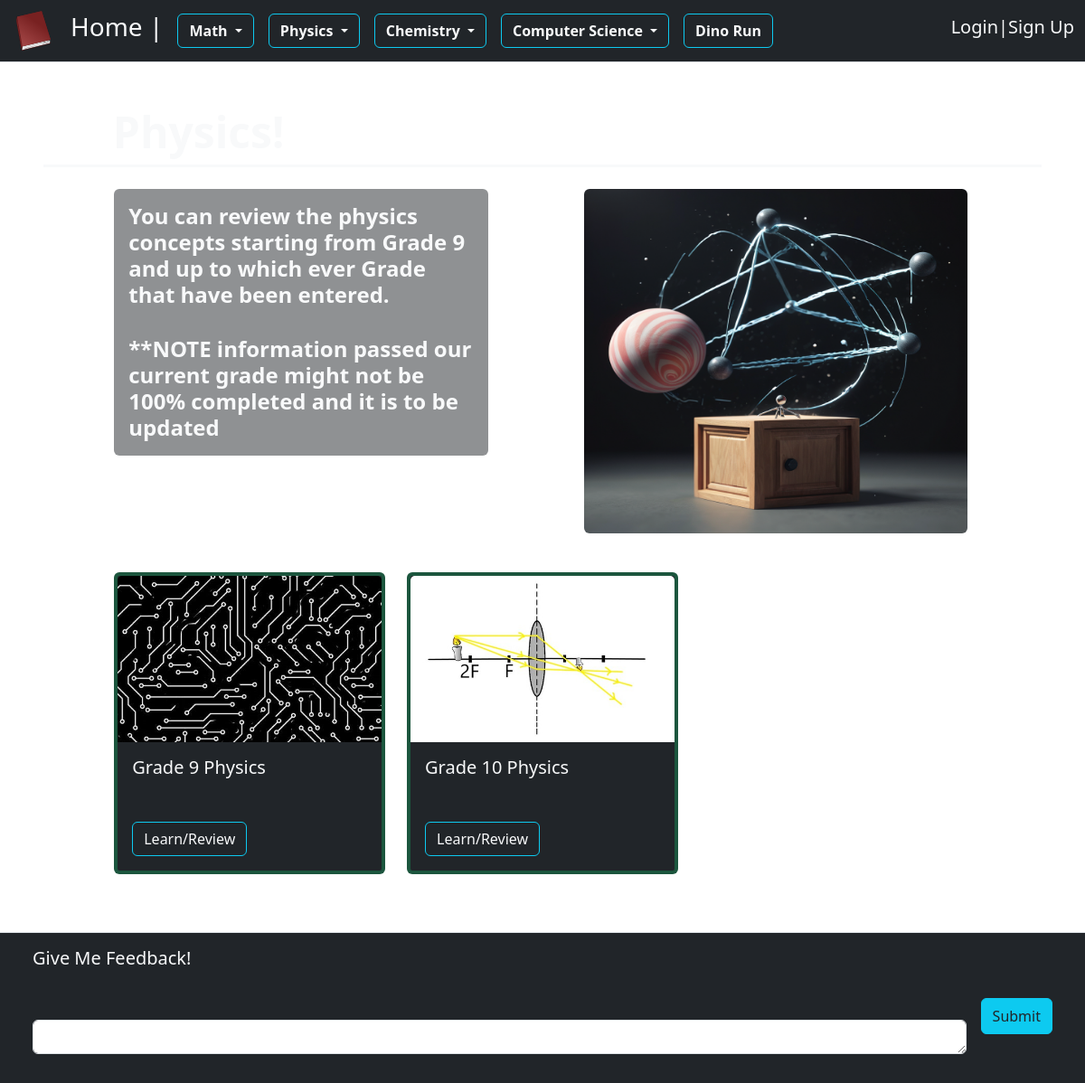
The app's page /physics with its own data.
### study_app/models.py (models this page shows, shortened)
class PhysicsMain(models.Model):
    title = models.CharField(max_length=100)
    date_added = models.DateTimeField(auto_now_add=True)
    image = models.ImageField(upload_to="images/")

### study_app/views.py (the view, shortened to what this page needs)
# urls.py: path("physics", views.physics, name="physics"),
def physics(request):
    if request.method != "POST":
        math_grades = MathMain.objects.all().order_by('date_added')
        physics_grades = PhysicsMain.objects.all().order_by('date_added')
        chem_grades = ChemMain.objects.all().order_by('date_added')
        compsci_grades = CompSciMain.objects.all().order_by('date_added')
        feedback_form = FeedbackForm()
        physics_main_form = PhysicsMainForm()
    context = {
        "math_grades": math_grades,
        "physics_grades": physics_grades,
        "chem_grades": chem_grades,
        "compsci_grades": compsci_grades,
        "feedback_form": feedback_form,
        "physics_main_form": physics_main_form
    }
    return render(request, "physics.html", context)

### study_app/forms.py
class FeedbackForm(forms.ModelForm):
    class Meta:
        model = Feedback
        fields = ["feedback"]
        labels = {"feedback":""}
        widgets = {'feedback': forms.Textarea(attrs={'rows': 1})}

class PhysicsMainForm(forms.ModelForm):
    class Meta:
        model = PhysicsMain
        fields = ["title", "image"]

### study_app/templates/physics.html (shortened to what this page needs)
<!DOCTYPE html>
{% extends './base.html' %}
{% load static %}
{% load bootstrap5 %}
    {% block header %}
    <link rel="stylesheet" href="{% static 'physics.css' %}">
    {% endblock header %}
{% block content %}
<div class="text-left" style="padding: 4%;">
    <div class="container border-bottom border-3 border-light mb-4">
        <h1 class="display-5 fw-bold text-light" style="margin-left: 6%;">
        </h1>
    </div>
    <div class="row" style="margin-left: 6%">
      <div class="col-sm-5 mb-3 mb-sm-0">
        <div class="card bg-dark border-0 bg-opacity-50">
          <div class="card-body">
            <h4 class="card-text fw-bold text-light">
                You can review the physics concepts starting from Grade 9 and up to which ever Grade
                that have been entered.
            </h4>
            <br>
            <h4 class="card-text fw-bold text-light">
                **NOTE information passed our current grade might not be 100% completed and it is
                to be updated
            </h4>
          </div>
        </div>
      </div>
      <div class="col-sm-7">
          <img src="{% static 'images/physics_image.png' %}" class="rounded mx-auto d-block" alt="..." style="height: 90%; width: 72%;">
      </div>
    </div>
    <div class="row" style="margin-left: 6%; margin-right: 6%;">
      {% for grade in physics_grades %}
      <div class="col-sm-4 mb-3">
        <div class="card bg-dark border border-4 border-success" style="--bs-border-opacity: .5;">
          <img src="{{ grade.image.url }}" class="card-img-top" alt="{{ grade.title }}">
          <div class="card-body">
            <h5 class="card-title text-light mb-5">{{ grade.title }}</h5>
            <a href="{% url 'main:study_physics' grade.id %}" class="btn btn-outline-info text-light">Learn/Review</a>
          </div>
        </div>
      </div>
      {% endfor %}
    </div>
</div>
{% endblock content %}

### records on screen
PhysicsMain: image (picture), title "Grade 9 Physics"
PhysicsMain: image (picture), title "Grade 10 Physics"
